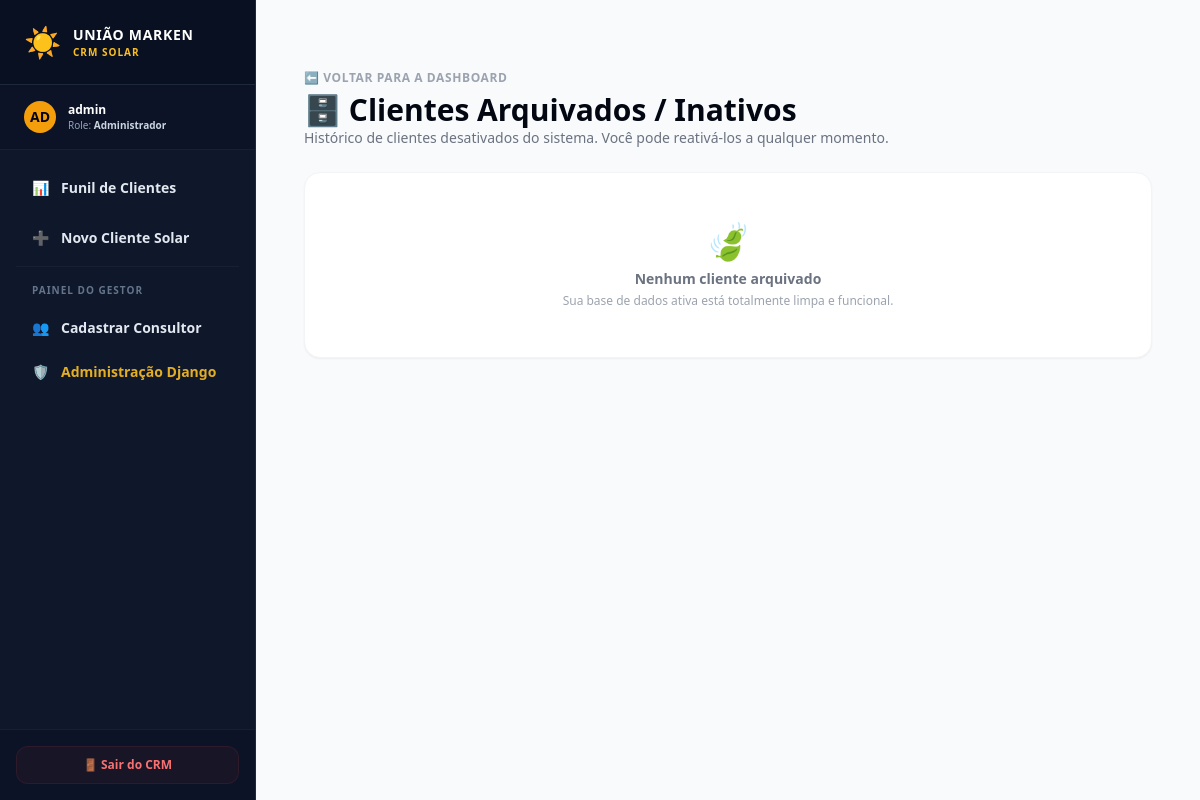
The app's page /crm/clientes/arquivados/ (signed in), older data.
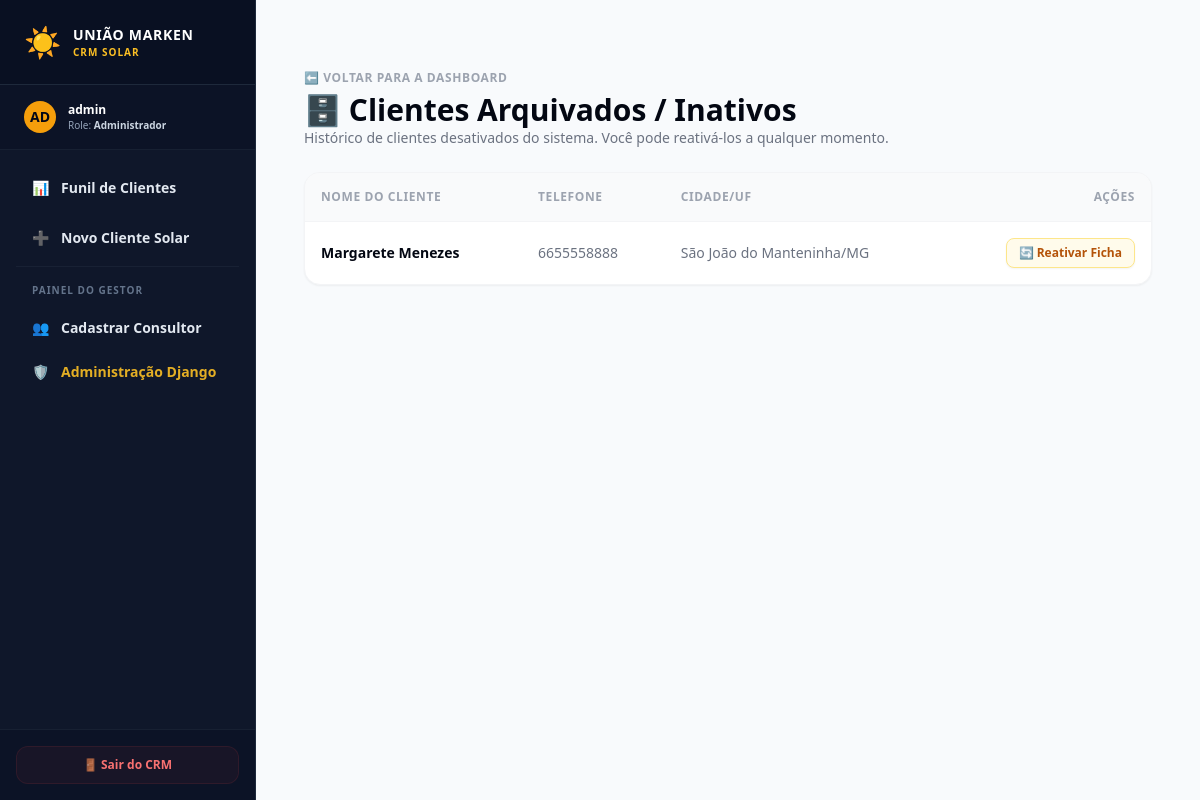
The same page, newer data.
### apps/crm/models.py (models this page shows, shortened)
class Cliente(models.Model):
    vendedor = models.ForeignKey(CustomUser, on_delete=models.SET_NULL, null=True, related_name='clientes')
    nome = models.CharField(max_length=255)
    cpf_cnpj = models.CharField(max_length=18, unique=True)
    telefone = models.CharField(max_length=20)
    email = models.EmailField(blank=True, null=True)
    cep = models.CharField(max_length=9)
    endereco = models.CharField(max_length=255)
    numero = models.CharField(max_length=20)
    bairro = models.CharField(max_length=100)
    cidade = models.CharField(max_length=100)
    estado = models.CharField(max_length=2)
    tipo_estrutura = models.CharField(max_length=50, choices=TipoEstrutura.choices, default=TipoEstrutura.COLONIAL)
    fase_atual = models.CharField(max_length=20, choices=FaseProcesso.choices, default=FaseProcesso.ORCAMENTO)
    criado_em = models.DateTimeField(auto_now_add=True)
    consumo_kwh = models.PositiveIntegerField(default=0, help_text="Consumo atual do cliente (ex: 1000 kWh)")
    producao_estimada_kwh = models.PositiveIntegerField(default=0, help_text="Produção estimada que o cliente quer para a usina (ex: 1500 kWh)")
    potencia_painel = models.PositiveIntegerField(default=550, help_text="Potência dos painéis/placas em Watts (ex: 550)")
    marca_inversor = models.CharField(max_length=100, blank=True, null=True, help_text="Marca do inversor que será usado")
    potencia_usina = models.DecimalField(max_digits=6, decimal_places=2, default=0.00, help_text="Calculado: Potência total da usina em kWp")
    qtd_modulos = models.PositiveIntegerField(default=0, help_text="Calculado: Quantidade de placas")
    valor_investimento = models.DecimalField(max_digits=10, decimal_places=2, default=0.00, help_text="Calculado: Preço final do projeto")
    is_active = models.BooleanField(
        default=True,
        help_text="Define se o cliente está ativo no sistema (Soft Delete)"
    )

### apps/crm/views.py (the view)
# urls.py: path('clientes/arquivados/', ClienteInativoListView.as_view(), name='cliente_inativo_list'),
class ClienteInativoListView(SolarAccessControlMixin, ListView):
    model = Cliente
    template_name = 'crm/cliente_inativo_list.html'
    context_object_name = 'clientes'
    def get_queryset(self):
        queryset = super().get_queryset().filter(is_active=False)
        if self.request.user.role != 'ADMIN':
            queryset = queryset.filter(vendedor=self.request.user)
        return queryset

### apps/users/mixins.py (called while the page is built)
    def get_queryset(self):
        queryset = super().get_queryset()
        user = self.request.user
        if hasattr(queryset.model, 'is_active'):
            if user.role != CustomUser.Role.ADMIN:
                queryset = queryset.filter(is_active=True)
        if user.role == CustomUser.Role.VENDEDOR:
            return queryset.filter(vendedor=user)
        elif user.role == CustomUser.Role.ADMIN:
            return queryset
        return queryset.none()

### templates/crm/cliente_inativo_list.html (shortened to what this page needs)
{% extends 'base.html' %}
{% block content %}
<div class="max-w-6xl mx-auto px-4 py-8">
    <div class="flex justify-between items-center mb-6">
        <div>
            <a href="{% url 'crm:cliente_list' %}" class="text-xs font-bold text-gray-400 uppercase tracking-wider hover:text-gray-600">
                ⬅️ Voltar para a Dashboard
            </a>
            <h2 class="text-3xl font-extrabold text-gray-950 mt-1">🗄️ Clientes Arquivados / Inativos</h2>
            <p class="text-sm text-gray-500">Histórico de clientes desativados do sistema. Você pode reativá-los a qualquer momento.</p>
        </div>
    </div>
    <div class="bg-white rounded-2xl shadow-sm border border-gray-100 overflow-hidden">
        {% if clientes %}
        <div class="overflow-x-auto">
            <table class="w-full text-left border-collapse">
                <thead>
                    <tr class="bg-gray-50 border-b border-gray-100 text-xs font-bold text-gray-400 uppercase tracking-wider">
                        <th class="p-4">Nome do Cliente</th>
                        <th class="p-4">Telefone</th>
                        <th class="p-4">Cidade/UF</th>
                        <th class="p-4 text-right">Ações</th>
                    </tr>
                </thead>
                <tbody class="divide-y divide-gray-50 text-sm text-gray-700">
                    {% for cliente in clientes %}
                    <tr class="hover:bg-gray-50/70 transition-colors">
                        <td class="p-4 font-semibold text-gray-950">{{ cliente.nome }}</td>
                        <td class="p-4 text-gray-500">{{ cliente.telefone }}</td>
                        <td class="p-4 text-gray-500">{{ cliente.cidade }}/{{ cliente.estado }}</td>
                        <td class="p-4 text-right">
                            <form action="{% url 'crm:cliente_reativar' cliente.pk %}" method="POST" class="inline" onsubmit="return confirm('Deseja reativar a ficha deste cliente?');">
                                <button type="submit" class="bg-amber-50 hover:bg-amber-100 text-amber-700 border border-amber-200 font-semibold py-1.5 px-3 rounded-lg text-xs transition-colors shadow-sm">
                                    🔄 Reativar Ficha
                                </button>
                            </form>
                        </td>
                    </tr>
                    {% endfor %}
                </tbody>
            </table>
        </div>
        {% else %}
        <div class="text-center py-12 flex flex-col items-center justify-center">
            <span class="text-4xl mb-2">🍃</span>
            <p class="text-sm font-semibold text-gray-500">Nenhum cliente arquivado</p>
            <p class="text-xs text-gray-400 mt-1">Sua base de dados ativa está totalmente limpa e funcional.</p>
        </div>
        {% endif %}
    </div>
</div>
{% endblock %}

Row changes from the older to the newer data that the page shows:
now on this page (row edited): Cliente: nome "Margarete Menezes", telefone "6655558888", cidade "São João do Manteninha", estado "MG"
Text that changed along with them:
text no longer shown: "🍃 Nenhum cliente arquivado Sua base de dados ativa está totalmente limpa e funcional."
text now shown: "NOME DO CLIENTE TELEFONE CIDADE/UF AÇÕES"
